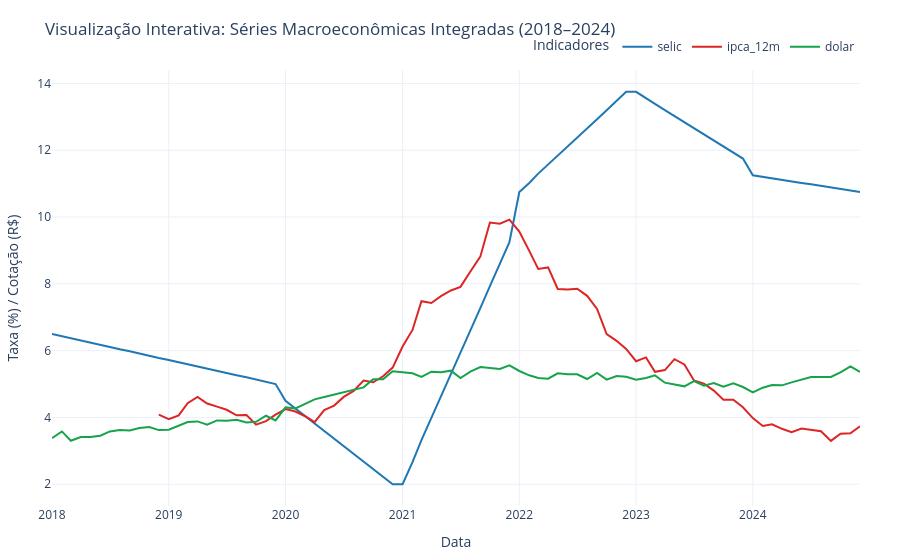

The code cell stored with this chart in its notebook:
### Markdown cell above
### Detalhamento da Visualização Básica 3:
- **Objetivo:** Demonstrar a variabilidade, mediana e dispersão da taxa de juros básica em cada ano civil.
- **Eixos:** Eixo $X$ representa os anos (2018 a 2024); Eixo $Y$ expressa a Selic Meta (% a.a.).
- **Interpretação:** O boxplot ilustra a brutal transição de regimes: enquanto 2018 e 2019 apresentavam estabilidade com baixa amplitude interquartil, o ano de 2021 destaca-se por um corpo de caixa alongado (aceleração do ciclo de alta), 2022 concentra-se no topo (mediana próxima a 13,75%) e 2023–2024 mostram a descida gradual da taxa.

### Code cell
# 4.4 Visualização Interativa 1: Trajetória Comparativa Multivariada (Plotly)
fig_interativa = px.line(
    df_filtrado,
    x='data',
    y=['selic', 'ipca_12m', 'dolar'],
    labels={'value': 'Taxa (%) / Cotação (R$)', 'data': 'Data', 'variable': 'Indicador'},
    title='Visualização Interativa: Séries Macroeconômicas Integradas (2018–2024)',
    color_discrete_map={
        'selic': '#1F77B4',
        'ipca_12m': '#DC2626',
        'dolar': '#16A34A'
    }
)

fig_interativa.update_layout(
    template='plotly_white',
    hovermode='x unified',
    legend=dict(title='Indicadores', orientation='h', yanchor='bottom', y=1.02, xanchor='right', x=1),
    margin=dict(l=40, r=40, t=70, b=40)
)

fig_interativa.show()
